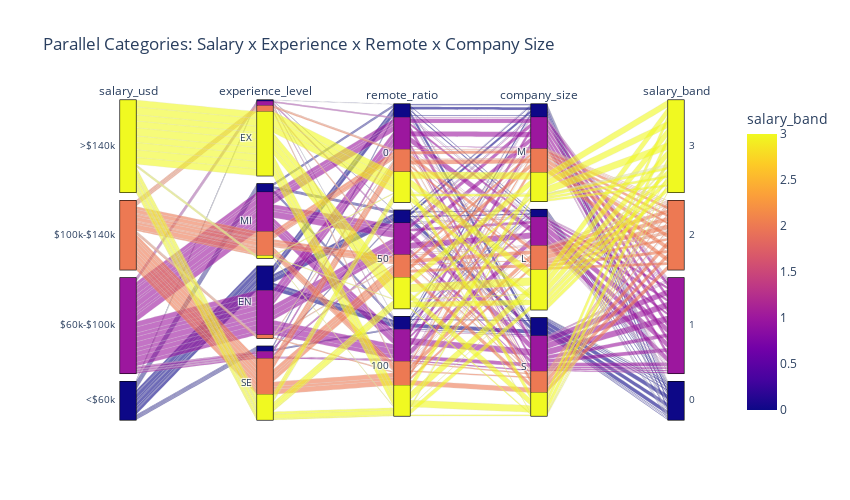

Write notebook code for a chart like this one.
### Markdown cell above
## Parallel Plot

### Code cell
salary_map = [-np.inf, 60000, 100000, 140000, np.inf]
disc = ArbitraryDiscretiser(binning_dict={'salary_usd': salary_map})
df_parallel = disc.fit_transform(df[['salary_usd', 'experience_level', 'remote_ratio', 'company_size']].copy())

df_parallel['salary_band'] = df_parallel['salary_usd']  # numeric — used for color
labels_map = {0: '<$60k', 1: '$60k-$100k', 2: '$100k-$140k', 3: '>$140k'}
df_parallel['salary_usd'] = df_parallel['salary_usd'].replace(labels_map)  # string — used for display

fig = px.parallel_categories(
    df_parallel, color='salary_band', width=850, height=500,
    title='Parallel Categories: Salary x Experience x Remote x Company Size'
)
fig.show()

### Figure 1 — Plotly figure (JSON) as saved in the notebook; plotly's stock layout.template omitted (floating-point values rounded to 4 significant figures; data arrays with more than 128 entries replaced by an {"elided": "..."} marker saying what was removed)
{"data": [{"dimensions": [{"label": "salary_usd", "values": {"elided": "15000 str values"}}, {"label": "experience_level", "values": {"elided": "15000 str values"}}, {"label": "remote_ratio", "values": {"elided": "15000 int values"}}, {"label": "company_size", "values": {"elided": "15000 str values"}}, {"label": "salary_band", "values": {"elided": "15000 int values"}}], "domain": {"x": [0, 1], "y": [0, 1]}, "line": {"color": {"elided": "15000 int values"}, "coloraxis": "coloraxis"}, "name": "", "type": "parcats"}], "layout": {"coloraxis": {"colorbar": {"title": {"text": "salary_band"}}, "colorscale": [[0, "#0d0887"], [0.1111, "#46039f"], [0.2222, "#7201a8"], [0.3333, "#9c179e"], [0.4444, "#bd3786"], [0.5556, "#d8576b"], [0.6667, "#ed7953"], [0.7778, "#fb9f3a"], [0.8889, "#fdca26"], [1, "#f0f921"]]}, "height": 500, "legend": {"tracegroupgap": 0}, "title": {"text": "Parallel Categories: Salary x Experience x Remote x Company Size"}, "width": 850}}
